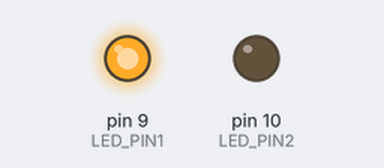
A sketch run on a simulated Arduino Uno, built with avr-gcc and run on an emulated ATmega328P. Shown: output pins drawn as LEDs (lit = HIGH).

Above: at 0.15 s.
Timing chart, 0 to 1.6 s (numbered marks = the images above):
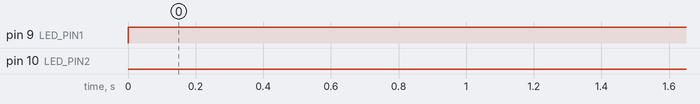

Measured:
- by itself, pin 9 (LED_PIN1): LOW → HIGH at 0.00 s

The sketch:

breadboard_LED.ino
```cpp
/* --------------------------
LED 1
-------------------------- */
/*
#define LED_PIN  10

void setup() {
  pinMode(LED_PIN, OUTPUT);
}

void loop() {
  digitalWrite(LED_PIN, HIGH);
  delay(150);
  digitalWrite(LED_PIN, LOW);
  delay(150);
}
*/

/* --------------------------
LED 2
-------------------------- */
// #define LED_PIN1 9
// #define LED_PIN2 10
// #define SPEED 300

// void setup() {
//   pinMode(LED_PIN1, OUTPUT);
//   pinMode(LED_PIN2, OUTPUT);
// }

// void loop() {
//   digitalWrite(LED_PIN1, LOW);
//   digitalWrite(LED_PIN2, HIGH);
//   delay(SPEED);
//   digitalWrite(LED_PIN2, LOW);
//   digitalWrite(LED_PIN1, HIGH);
//   delay(SPEED);
// }

/* --------------------------
LED 3
-------------------------- */
#define LED_PIN1 9
#define LED_PIN2 10

void setup() {
  pinMode(LED_PIN1, OUTPUT);
  pinMode(LED_PIN2, OUTPUT);
}

void loop() {
  digitalWrite(LED_PIN1, HIGH);
  digitalWrite(LED_PIN2, HIGH);
  delay(1);
  digitalWrite(LED_PIN2, LOW);
  digitalWrite(LED_PIN1, HIGH);
  delay(20);
}
```
